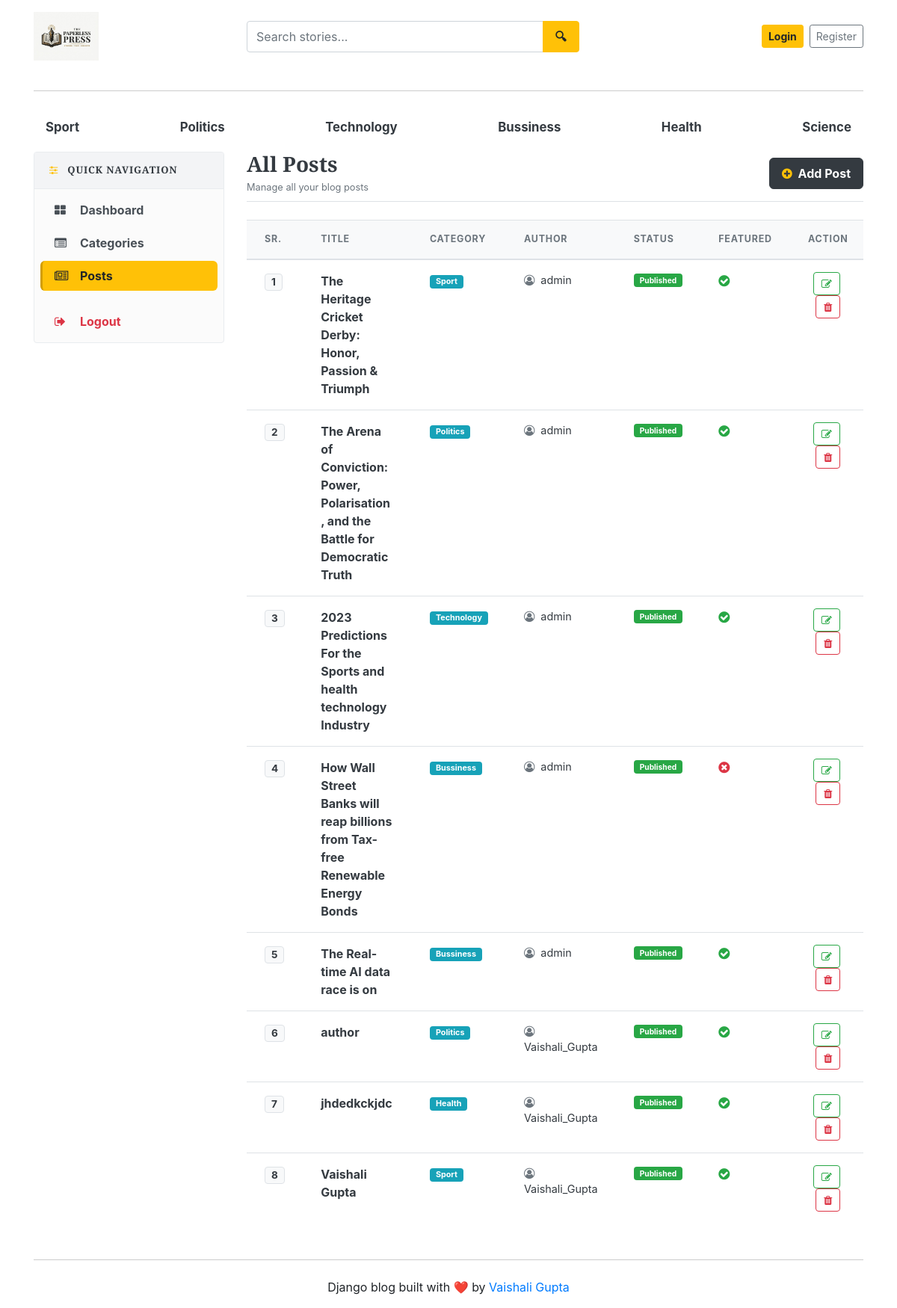
The page /dashboard/posts/ on the database as committed earlier.
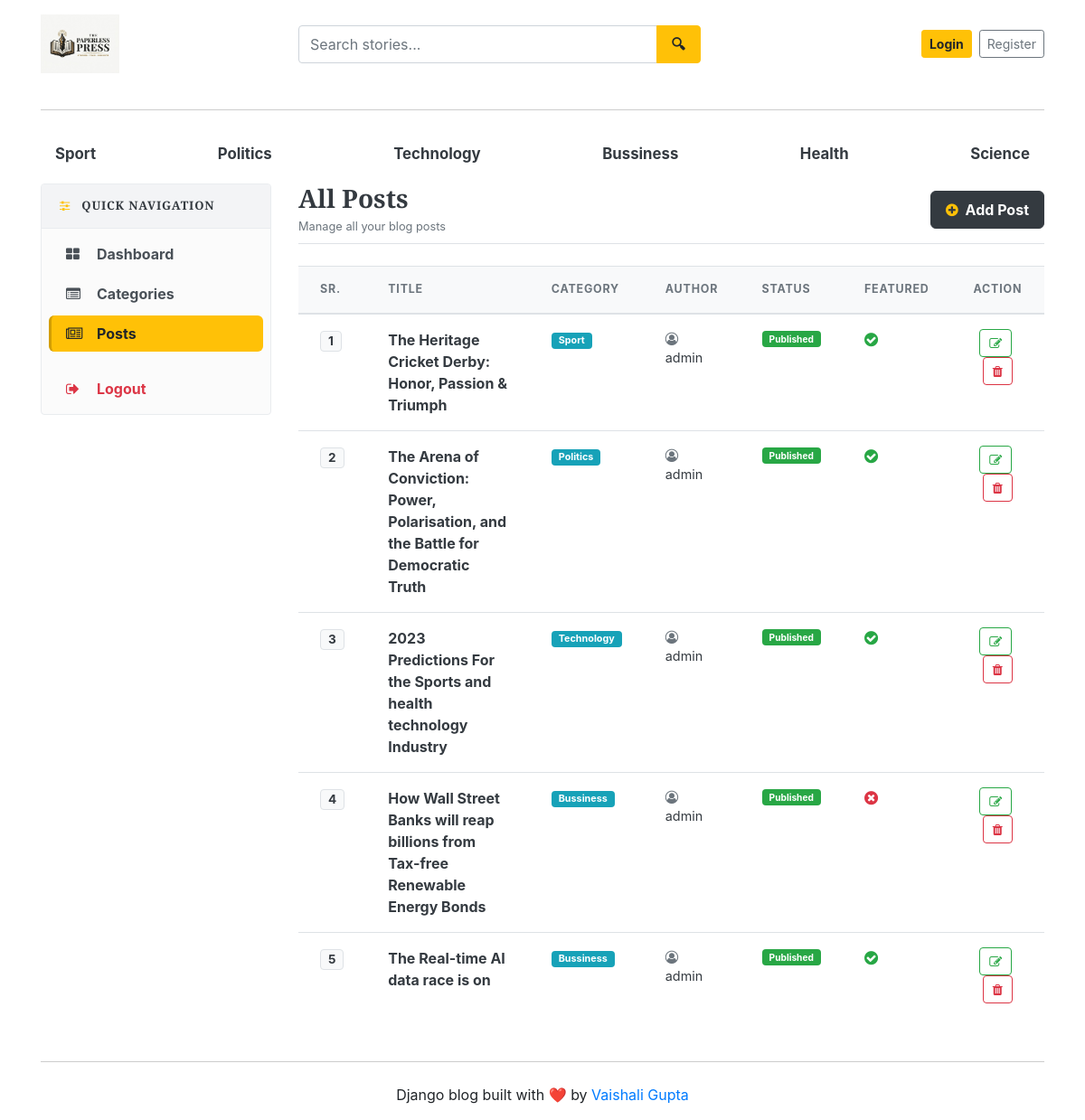
The same page on the database as committed later.
### blogs/models.py (models this page shows, shortened)
class Category(models.Model):
    category_name=models.CharField(max_length=50, unique=True)
    created_at = models.DateTimeField(auto_now_add=True)
    updated_at = models.DateTimeField(auto_now=True)
    class Meta :
        verbose_name_plural= 'categories'
    def __str__(self):
        return self.category_name

class Blog(models.Model):
    title = models.CharField(max_length=100)
    slug = models.SlugField(max_length=150, unique=True, blank=True)
    category = models.ForeignKey(Category, on_delete=models.CASCADE)  #taking refrence from table category
    author = models.ForeignKey(User, on_delete=models.CASCADE)
    featured_image = models.ImageField(upload_to='uploads/%y/%m/%d')
    short_description = models.TextField(max_length=500)
    blog_body = models.TextField(max_length=500)
    status = models.CharField(max_length=20, choices=STATUS_CHOICES, default='Draft')
    is_featured = models.BooleanField(default=False)
    created_at = models.DateTimeField(auto_now_add=True)
    updated_at = models.DateTimeField(auto_now=True)

### dashboards/views.py (the view)
# urls.py: path('posts/', views.posts, name='posts' ),
def posts(request):
    posts=Blog.objects.all()
    context={
        'posts':posts,
    }
    return render(request, 'dashboard/posts.html', context)

### blogs/context_processors.py (called while the page is built)
def get_categories(request):
    categories=Category.objects.all()
    return dict(categories=categories)

def get_social_links(request):
    social_links = SocialLink.objects.all()
    about = About.objects.first()  # first entry nikal lega
    return dict(social_links=social_links, about=about)

### templates/dashboard/posts.html (shortened to what this page needs)
{% extends 'base.html' %}
{% block content %}
<div class="row">
    {% include 'dashboard/sidebar.html' %}
    <div class="col-md-9 mb-4">
        <div class="d-flex justify-content-between align-items-center mb-4 pb-2 border-bottom">
            <div>
                <h3 class="font-weight-bold text-dark m-0">All Posts</h3>
                <small class="text-muted">Manage all your blog posts</small>
            </div>
            <a href="{% url 'add_post' %}" class="btn btn-dark font-weight-bold text-white shadow-sm px-3 py-2" style="border-radius: 6px;">
                <i class="fa fa-plus-circle text-warning mr-1"></i> Add Post
            </a>
        </div>
        <div class="card border-0 shadow-sm rounded-lg overflow-hidden">
            <div class="table-responsive">
                <table class="table table-hover align-middle mb-0">
                    <thead style="background-color: #f8f9fa; border-bottom: 2px solid #e9ecef;">
                        <tr>
                            <th scope="col" class="py-3 px-4 text-secondary font-weight-bold text-uppercase" style="font-size: 0.78rem; letter-spacing: 0.8px;">Sr.</th>
                            <th scope="col" class="py-3 px-4 text-secondary font-weight-bold text-uppercase" style="font-size: 0.78rem; letter-spacing: 0.8px;">Title</th>
                            <th scope="col" class="py-3 px-4 text-secondary font-weight-bold text-uppercase" style="font-size: 0.78rem; letter-spacing: 0.8px;">Category</th>
                            <th scope="col" class="py-3 px-4 text-secondary font-weight-bold text-uppercase" style="font-size: 0.78rem; letter-spacing: 0.8px;">Author</th>
                            <th scope="col" class="py-3 px-4 text-secondary font-weight-bold text-uppercase" style="font-size: 0.78rem; letter-spacing: 0.8px;">Status</th>
                            <th scope="col" class="py-3 px-4 text-secondary font-weight-bold text-uppercase" style="font-size: 0.78rem; letter-spacing: 0.8px;">Featured</th>
                            <th scope="col" class="py-3 px-4 text-secondary font-weight-bold text-uppercase text-center" style="font-size: 0.78rem; letter-spacing: 0.8px;">Action</th>
                        </tr>
                    </thead>
                    <tbody>
                        {% for post in posts %}
                        <tr style="transition: background-color 0.2s ease;">
                            <td class="py-3 px-4 font-weight-bold text-muted">
                                <span class="badge badge-light border text-dark px-2 py-1" style="font-size: 0.85rem;">{{ forloop.counter }}</span>
                            </td>
                            <td class="py-3 px-4 font-weight-bold text-dark">
                                {{ post.title }}
                            </td>
                            <td class="py-3 px-4 text-muted" style="font-size: 0.9rem;">
                                <span class="badge badge-info px-2 py-1">{{ post.category }}</span>
                            </td>
                            <td class="py-3 px-4 text-dark" style="font-size: 0.9rem;">
                                <i class="fa fa-user-circle-o mr-1 text-secondary"></i> {{ post.author }}
                            </td>
                            <td class="py-3 px-4" style="font-size: 0.85rem;">
                                {% if post.status == 'Published' or post.status == 1 %}
                                    <span class="badge badge-success px-2 py-1">Published</span>
                                {% else %}
                                    <span class="badge badge-secondary px-2 py-1">Draft</span>
                                {% endif %}
                            </td>
                            <td class="py-3 px-4 text-muted">
                                {% if post.is_featured %}
                                    <i class="fa fa-check-circle text-success" style="font-size: 1.1rem;" title="Featured"></i>
                                {% else %}
                                    <i class="fa fa-times-circle text-danger" style="font-size: 1.1rem;" title="Not Featured"></i>
                                {% endif %}
                            </td>
                            <td class="py-3 px-4 text-center">
                                <a href="{% url 'edit_post' post.id %}" class="btn btn-sm btn-outline-success mr-1" title="Edit Post" style="border-radius: 4px; padding: 4px 10px;">
                                    <i class="fa fa-edit"></i>
                                </a>
                                <a href="{% url 'delete_post' post.id %}" class="btn btn-sm btn-outline-danger" title="Delete Post" style="border-radius: 4px; padding: 4px 10px;" onclick="return confirm('Are you sure you want to delete this post?');">
                                    <i class="fa fa-trash"></i>
                                </a>
                            </td>
                        </tr>
                        {% endfor %}
                    </tbody>
                </table>
            </div>
        </div>
    </div>
</div>
{% endblock %}

### templates/base.html (shortened to what this page needs)
{% load static %}
<!DOCTYPE html>
<html lang="en">
<head>
    <link href="https://getbootstrap.com/docs/4.0/dist/css/bootstrap.min.css" rel="stylesheet">
    <link href="{% static 'css/blog.css' %}" rel="stylesheet">
    <link rel="stylesheet" href="https://cdnjs.cloudflare.com/ajax/libs/font-awesome/4.7.0/css/font-awesome.min.css">
</head>
<body>
    <div class="container">
      <header class="blog-header py-3">
        <div class="row align-items-center">
          <div class="col-6 col-md-3">
            <a href="/" class="d-inline-block">
              <img src="{% static 'images/logo.jpeg' %}"
                   alt="The Paperless Press"
                   style="height: 65px; max-width: 100%; object-fit: contain;">
            </a>
          </div>
          <div class="col-6 col-md-4 order-md-3 d-flex justify-content-end align-items-center">
            {% if not user.is_authenticated %}
              <a class="btn btn-sm btn-warning font-weight-bold mr-2 text-nowrap" href="{% url 'login' %}">Login</a>
              <a class="btn btn-sm btn-outline-secondary text-nowrap" href="{% url 'register' %}">Register</a>
            {% else %}
              <a class="btn btn-sm btn-warning font-weight-bold mr-2 text-nowrap" href="{% url 'dashboard' %}">Dashboard</a>
              <a class="btn btn-sm btn-warning font-weight-bold text-nowrap" href="{% url 'logout' %}">Logout</a>
            {% endif %}
          </div>
          <div class="col-12 col-md-5 order-md-2 mt-3 mt-md-0">
            <form action="{% url 'search' %}" method="GET" class="m-0">
              <div class="input-group">
                <input type="text"
                       class="form-control"
                       name="keyword"
                       value="{{ keyword }}"
                       placeholder="Search stories..."
                       style="height: 42px; border-radius: 4px 0 0 4px; border: 1.5px solid #ced4da;">
                <div class="input-group-append">
                  <button class="btn btn-warning"
                          type="submit"
                          style="height: 42px; padding: 0 16px; border-radius: 0 4px 4px 0; font-weight: 600;">
                    🔍︎
                  </button>
                </div>
              </div>
            </form>
          </div>
        </div>
      </header>
      <hr class="my-4" style="border-top: 1px solid #cccccc;">
      <div class="nav-scroller py-1 mb-2">
        <nav class="nav d-flex justify-content-between">
          {% for cat in categories %}
          <a class="px-3 py-2 text-dark font-weight-bold"
            href="{% url 'posts_by_category' cat.id %}"
            style="font-size: 1.05rem; border-radius: 8px; text-decoration: none; transition: background 0.2s ease;"
            onmouseover="this.style.backgroundColor='#e9ecef';"
            onmouseout="this.style.backgroundColor='transparent';">
               {{cat.category_name}}
          </a>
          {% endfor %}
        </nav>
      </div>
{% block content %}
{% endblock %}
<hr class="my-4" style="border-top: 1px solid #cccccc;">
<footer class="blog-footer text-center">
  <p>Django blog built with ❤️ by <a href="#">Vaishali Gupta</a></p>
</footer>
</body>
</html>

### templates/dashboard/sidebar.html (shortened to what this page needs)
<div class="col-md-3 mb-4">
    <div class="card border shadow-sm rounded" style="background-color: #fbfbfb; border-color: #e9ecef !important;">
        <div class="card-header border-bottom py-3" style="background-color: #f3f4f6; border-color: #e9ecef !important;">
            <h6 class="m-0 font-weight-bold text-dark text-uppercase" style="letter-spacing: 0.8px; font-size: 0.82rem;">
                <i class="fa fa-sliders mr-2 text-warning"></i> Quick Navigation
            </h6>
        </div>
        <div class="nav flex-column p-2" aria-orientation="vertical">
            <a href="{% url 'dashboard' %}"
               class="nav-link py-2 px-3 mb-1 font-weight-bold d-flex align-items-center {% if '/dashboard/' == request.path %}sidebar-active{% else %}sidebar-link{% endif %}">
                <i class="fa fa-th-large mr-3" style="width: 18px;"></i>
                <span>Dashboard</span>
            </a>
            <a href="{% url 'categories' %}"
               class="nav-link py-2 px-3 mb-1 font-weight-bold d-flex align-items-center {% if '/dashboard/categories/' == request.path %}sidebar-active{% else %}sidebar-link{% endif %}">
                <i class="fa fa-list-alt mr-3" style="width: 18px;"></i>
                <span>Categories</span>
            </a>
            <a href="{% url 'posts' %}"
               class="nav-link py-2 px-3 mb-1 font-weight-bold d-flex align-items-center {% if '/dashboard/posts/' in request.path %}sidebar-active{% else %}sidebar-link{% endif %}">
                <i class="fa fa-newspaper-o mr-3" style="width: 18px;"></i>
                <span>Posts</span>
            </a>
            <a href="{% url 'logout' %}"
               class="nav-link py-2 px-3 font-weight-bold d-flex align-items-center sidebar-logout">
                <i class="fa fa-sign-out mr-3" style="width: 18px;"></i>
                <span>Logout</span>
            </a>
        </div>
    </div>
</div>

### blog_main/static/css/blog.css (style rules this page uses)
h1, h2, h3, h4, h5, h6 { font-family: "Playfair Display", Georgia, "Times New Roman", serif; }

### templates/dashboard/sidebar.html (style rules this page uses)
.sidebar-link { color: #495057 !important; background-color: transparent; border-radius: 6px; border-left: 3px solid transparent; transition: background-color 0.2s ease, color 0.2s ease, border-color 0.2s ease; }
.sidebar-active { background-color: #ffc107 !important; color: #212529 !important; border-radius: 6px; border-left: 3px solid #d39e00; }
.sidebar-logout { color: #dc3545 !important; border-radius: 6px; border-left: 3px solid transparent; transition: background-color 0.2s ease, border-color 0.2s ease; }

Rows that differ between the two databases and show on the page:
removed Blog: title "author", category "Politics", author "Vaishali_Gupta", status "Published", is_featured True (drawn)
removed Blog: title "jhdedkckjdc", category "Health", author "Vaishali_Gupta", status "Published", is_featured True (drawn)
removed Blog: title "Vaishali Gupta", category "Sport", author "Vaishali_Gupta", status "Published", is_featured True (drawn)
